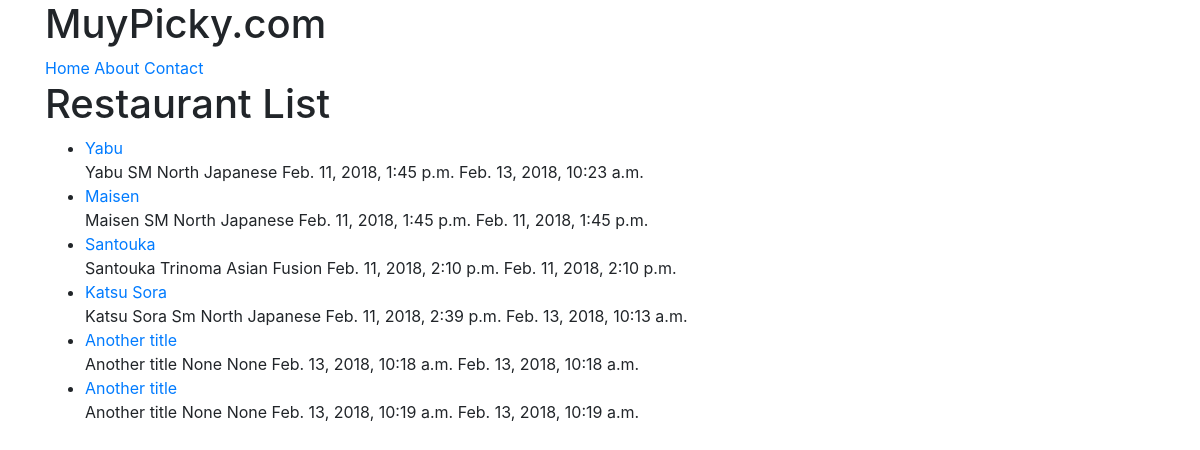
The page /restaurants/ on the database as committed earlier.
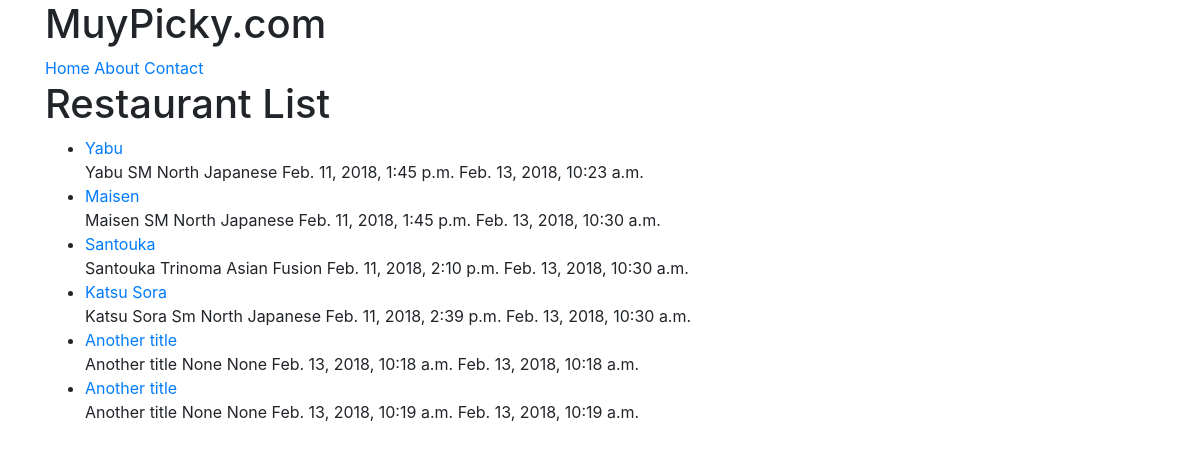
The same page on the database as committed later.
### restaurants/models.py (models this page shows, shortened)
class RestaurantLocation(models.Model):
    name        = models.CharField(max_length=120)
    location    = models.CharField(max_length=120, null=True, blank=True)
    category    = models.CharField(max_length=120, null=True, blank=True)
    timestamp   = models.DateTimeField(auto_now_add=True)
    updated     = models.DateTimeField(auto_now=True)
    slug        = models.SlugField(null=True, blank=True)
    def __str__(self):
        return self.name

### restaurants/views.py (the view)
# urls.py: url(r'^restaurants/$', RestaurantListView.as_view()),
class RestaurantListView(ListView):
    def get_context_data(self, *args, **kwargs):
        print(self.kwargs)
        context = super(RestaurantListView, self).get_context_data(*args, **kwargs)
        print(context)
        return context
    def get_queryset(self):
        slug = self.kwargs.get("slug")
        if slug:
            queryset = RestaurantLocation.objects.filter(
                Q(category__iexact=slug) |
                Q(category__icontains=slug)
                )
        else:
            queryset = RestaurantLocation.objects.all()
        return queryset

### restaurants/templates/restaurants/restaurantlocation_list.html (shortened to what this page needs)
{% extends "base.html" %}
{% block content %}
<h1>Restaurant List</h1>
<ul>
    {% for obj in object_list %}
        <li><a href="/restaurants/{{ obj.slug }}/">{{ obj }}</a> <br>
            {{ obj.name }} {{ obj.location }} {{ obj.category }} {{ obj.timestamp }} {{ obj.updated }}</li>
    {% endfor %}
</ul>
{% endblock %}

Rows that differ between the two databases and show on the page:
changed RestaurantLocation "Maisen": updated "Feb. 11, 2018, 1:45 p.m." → "Feb. 13, 2018, 10:30 a.m."
changed RestaurantLocation "Santouka": updated "Feb. 11, 2018, 2:10 p.m." → "Feb. 13, 2018, 10:30 a.m."
changed RestaurantLocation "Katsu Sora": updated "Feb. 13, 2018, 10:13 a.m." → "Feb. 13, 2018, 10:30 a.m."
